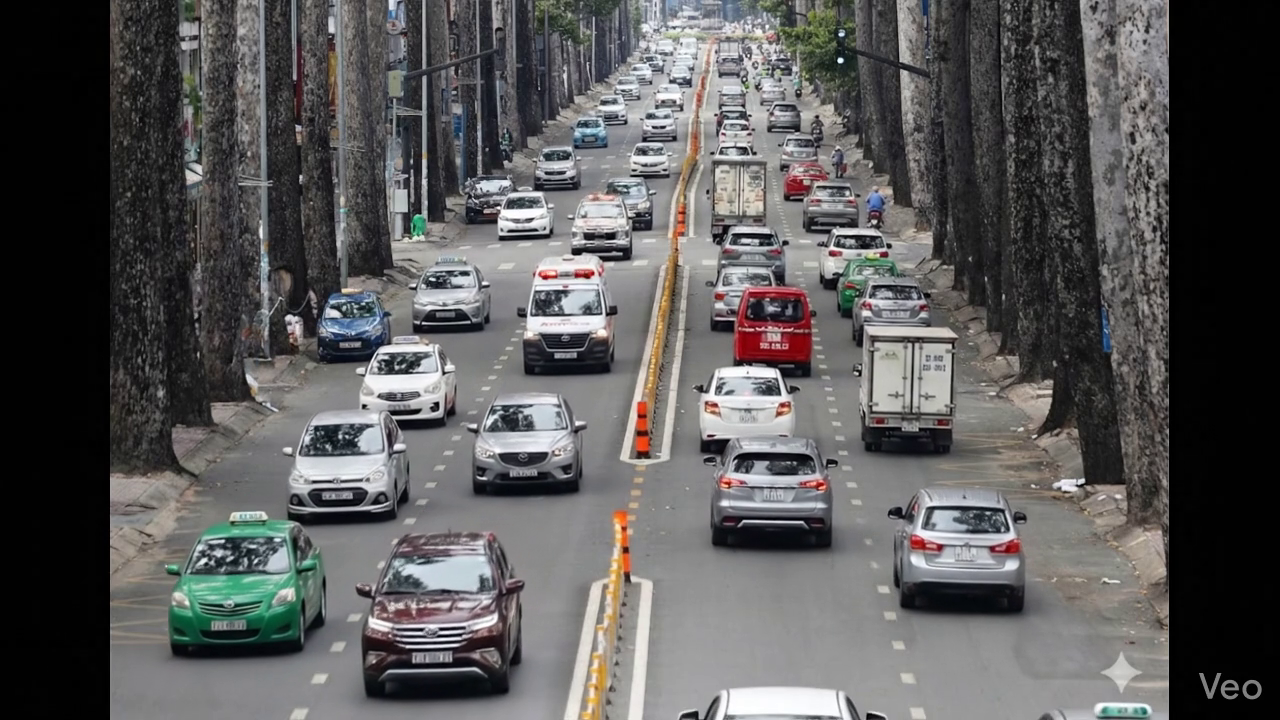
#> input picture frame 19 of videos/new.mp4, 1280 x 720 px
$ python get_coords.py
#> lines starting #> are read from the running program, lines starting #| are printed output that depends on the picture
import cv2
import numpy as np

VIDEO_PATH = "new.mp4"

# Kích thước chuẩn mà AI đang dùng (quan trọng, không đổi)
TARGET_W, TARGET_H = 512, 288

points = []

def mouse_callback(event, x, y, flags, param):
    if event == cv2.EVENT_LBUTTONDOWN:
        points.append((x, y))
        print(f"Clicked point: [{x}, {y}]")
        # Vẽ điểm vừa click
        cv2.circle(frame_resized, (x, y), 4, (0, 0, 255), -1)
        cv2.imshow("Get Coords", frame_resized)

cap = cv2.VideoCapture(VIDEO_PATH)
ret, frame = cap.read()
#> frame is the input picture: shape (720, 1280, 3); mean B, G, R 88.9, 88.9, 89.7
cap.release()

if not ret:
    print("Không đọc được video! Kiểm tra lại đường dẫn VIDEO_PATH.")
else:
    # Resize về đúng kích thước mô hình AI đang chạy
    frame_resized = cv2.resize(frame, (TARGET_W, TARGET_H))
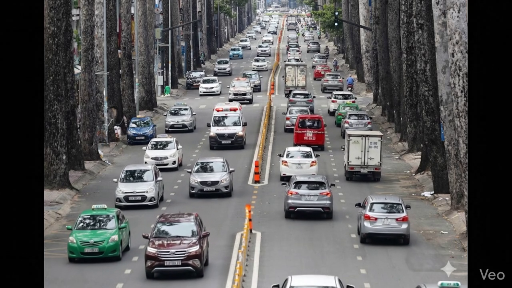
#> frame_resized: shape (288, 512, 3); mean B, G, R 88.9, 88.9, 89.7

    print("--- HƯỚNG DẪN ---")
    print("1. Click chuột trái để lấy điểm.")
    print("2. Nhấn phím bất kỳ để thoát và in list tọa độ.")
    print("-----------------")

    cv2.imshow("Get Coords", frame_resized)
    cv2.setMouseCallback("Get Coords", mouse_callback)

    cv2.waitKey(0)
    cv2.destroyAllWindows()

    print("\n--- KẾT QUẢ ĐỂ COPY VÀO CONFIG.YAML ---")
    print("ROI (Copy vào phần roi:):")
    for p in points:
        print(f"      - [{p[0]}, {p[1]}]")

    if len(points) >= 2:
        print("\nCOUNT LINE (Lấy 2 điểm cuối làm line):")
        print(f"      p1: [{points[-2][0]}, {points[-2][1]}]")
        print(f"      p2: [{points[-1][0]}, {points[-1][1]}]")

$ run again, starting later in the video
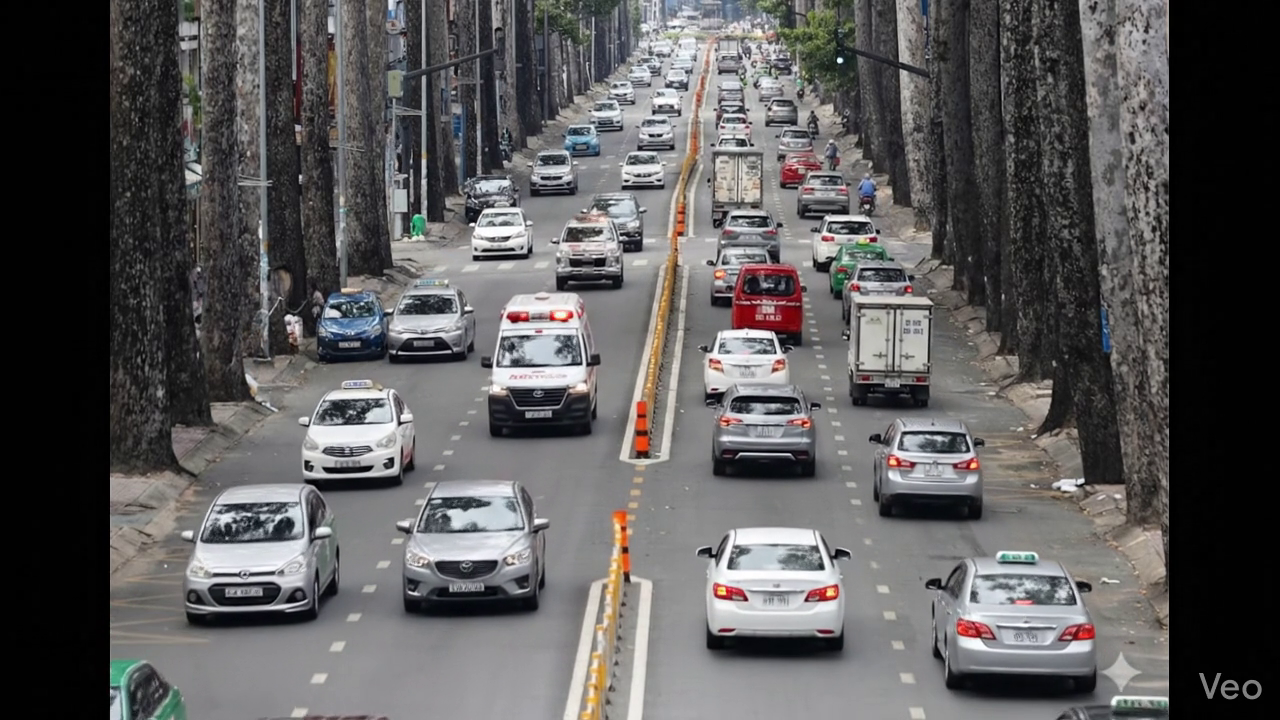
#> input picture frame 86 of videos/new.mp4, 1280 x 720 px
#> frame is the input picture: shape (720, 1280, 3); mean B, G, R 90.4, 90, 91.4
#> `frame_resized = cv2.resize(frame, (TARGET_W, TARGET_H))`:
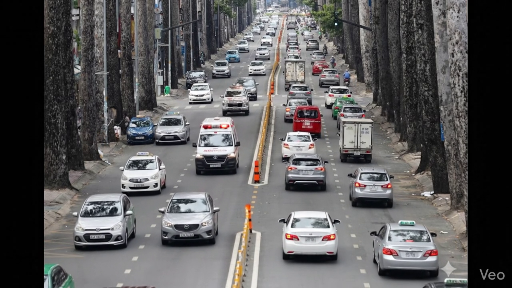
#> frame_resized: shape (288, 512, 3); mean B, G, R 90.4, 90, 91.4

$ run again, starting later in the video
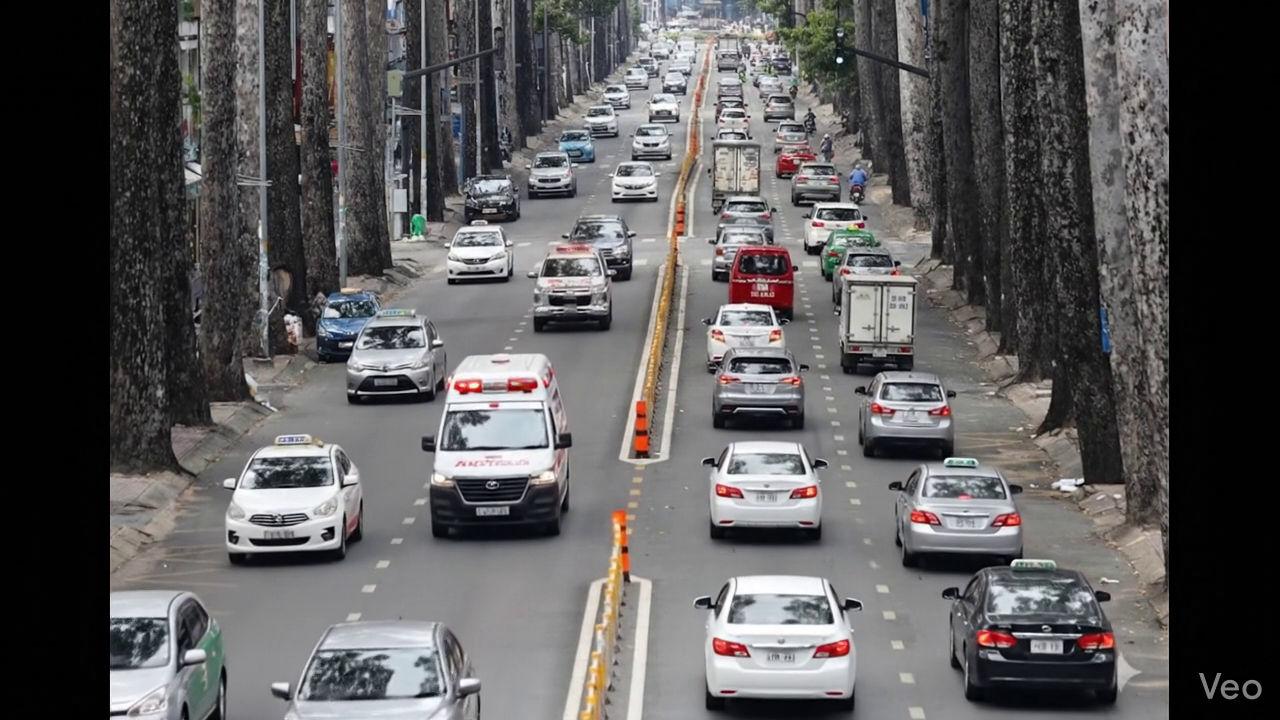
#> input picture frame 153 of videos/new.mp4, 1280 x 720 px
#> frame is the input picture: shape (720, 1280, 3); mean B, G, R 90.7, 90.1, 91.7
#> `frame_resized = cv2.resize(frame, (TARGET_W, TARGET_H))`:
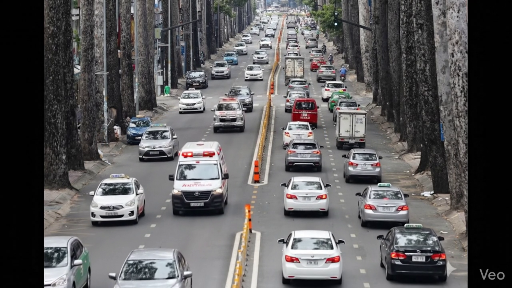
#> frame_resized: shape (288, 512, 3); mean B, G, R 90.6, 90.1, 91.7
